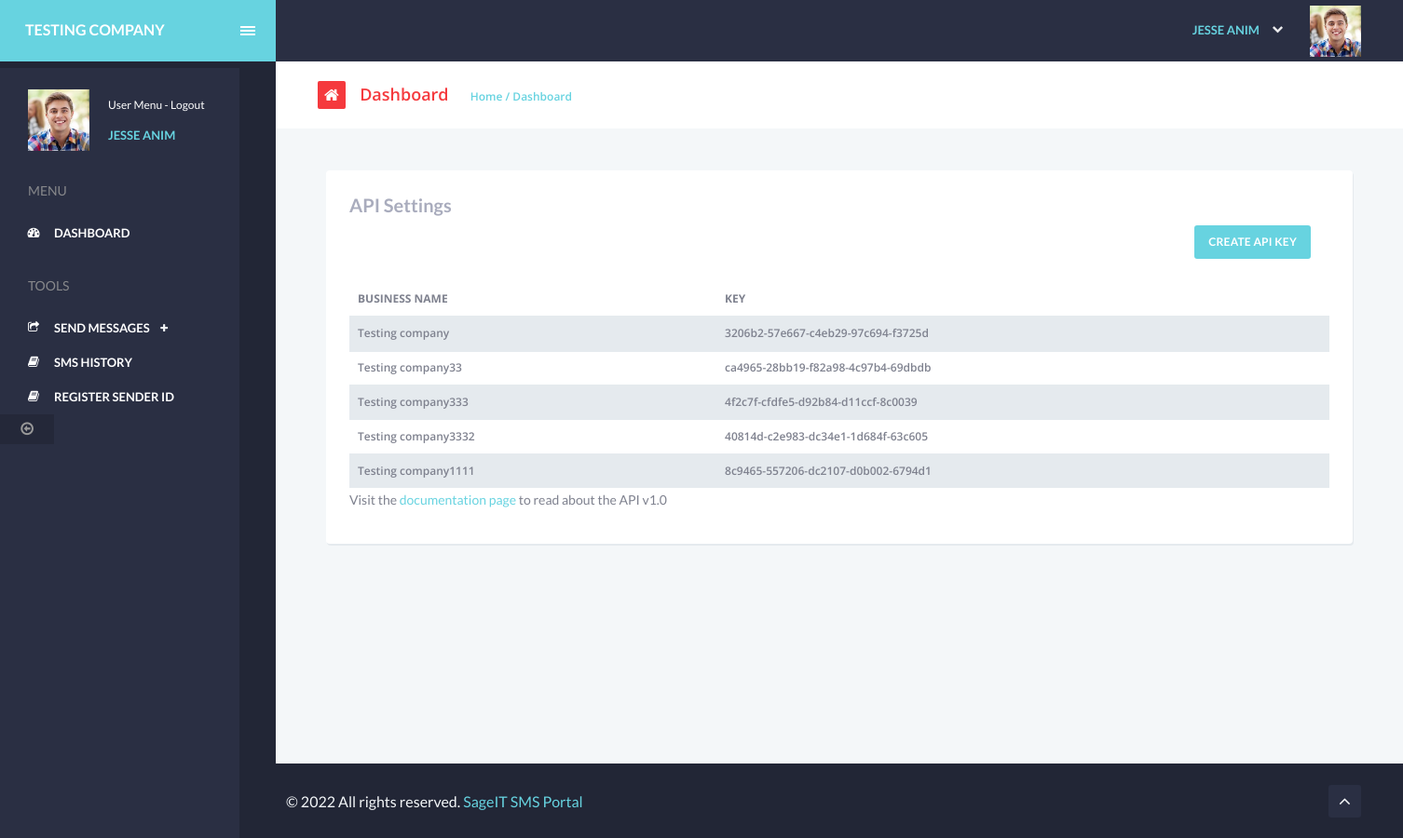
/api-list.php (signed in), run on the app's committed database.
### tables this page shows
CREATE TABLE `clients` (
  `id` int(11) NOT NULL,
  `apikey` varchar(255) NOT NULL,
  `fullname` text NOT NULL,
  `email` varchar(255) NOT NULL,
  `business_name` varchar(255) NOT NULL,
  `phonenumber` varchar(255) NOT NULL,
  `password` varchar(255) NOT NULL,
  `sms_credits` int(11) NOT NULL DEFAULT 0,
  `date` timestamp NOT NULL DEFAULT current_timestamp() ON UPDATE current_timestamp()
);

### helpers/functions.php (called while the page is built, shortened)
<?php
    function fetchAPIKey($con){
        $query = "SELECT apikey FROM clients WHERE id = :id";
        $statement = $con->prepare($query);
        $statement->execute(
            array(
                ":id" => $_SESSION['sage_it_sms_id'],
            )
        );
        $result = $statement->fetch();
        return $result['apikey'];
    }
?>

### api-list.php (the view, shortened to what this page needs)
<?php
    require_once 'helpers/functions.php';
    $query = "SELECT * FROM clients WHERE id = :id";
    $statement = $con->prepare($query);
    $statement->execute(
        array(
            ":id" => $_SESSION['sage_it_sms_id']
        )
    );
    $result = $statement->fetch();
?>
<section id="content" class="table-layout animated fadeIn">
    <div class="chute chute-center">
        <div class="col-md-12">
            <div class="panel panel-visible" id="spy3">
                <div class="panel-heading">
                    <div class="panel-title hidden-xs">
                        API Settings
                    </div>
                     <div class="panel-footer text-right">
                        <a href="api_create.php" class="btn btn-primary ph15 mr5" type="button">CREATE API KEY</a>
                    </div>
                </div>
                <div class="panel-body pn">
                    <div class="table-responsive">
                        <table class="table table-striped table-hover" id="datatable3" cellspacing="0" width="100%">
                            <thead>
                                <tr>
                                    <th class="va-m sorting_desc">Business Name</th>
                                    <th class="va-m">Key</th>
                                </tr>
                            </thead>
                            <tbody>
                                <tr>
                                    <td><?= $result['business_name']?></td>
                                    <td><?=fetchAPIKey($con);?></td>
                                </tr>
                            </tbody>
                            <tbody>
                                <tr>
                                    <?php
                                        $fetch_business_query = "SELECT * FROM api_created WHERE creator_id = :id";
                                        $fetch_business_statement = $con->prepare($fetch_business_query);
                                        $fetch_business_statement->execute(
                                            array(
                                                ":id" => $_SESSION['sage_it_sms_id']
                                            )
                                        );
                                        $fetch_business_statement_count = $fetch_business_statement->rowCount();
                                        if($fetch_business_statement_count > 0){
                                            $fetch_business_statement_result = $fetch_business_statement->fetchAll(PDO::FETCH_ASSOC);
                                            foreach($fetch_business_statement_result as $fetcher){
                                                $other_query = "SELECT * FROM clients WHERE id = :id";
                                                $other_statement = $con->prepare($other_query);
                                                $other_statement->execute(
                                                    array(
                                                        ":id" => $fetcher['created_id']
                                                    )
                                                );
                                                $other_result_count = $other_statement->rowCount();
                                                if($other_result_count > 0){
                                                    $other_result = $other_statement->fetchAll(PDO::FETCH_ASSOC);
                                                    foreach($other_result as $o_result){?>
                                                        <tr>
                                                            <td><?= $o_result['business_name'];?></td>
                                                            <td><?= $o_result['apikey'];?></td>
                                                        </tr>
                                                    <?php
                                                    }
                                                }
                                            ?>
                                        <?php
                                            }
                                        }
                                    ?>
                                </tr>
                            </tbody>
                        </table>
                        <p>Visit the <a href="api-documentation/documentation.php"> documentation page </a> to read about the API v1.0</p>
                    </div>
                </div>
            </div>
        </div>
    </div>
</section>
<?php
    require_once 'partials/footer.php';
?>

### data on the page
clients: business_name "Testing company", apikey "3206b2-57e667-c4eb29-97c694-f3725d"
clients: business_name "Testing company33", apikey "ca4965-28bb19-f82a98-4c97b4-69dbdb"
clients: business_name "Testing company333", apikey "4f2c7f-cfdfe5-d92b84-d11ccf-8c0039"
clients: business_name "Testing company3332", apikey "40814d-c2e983-dc34e1-1d684f-63c605"
clients: business_name "Testing company1111", apikey "8c9465-557206-dc2107-d0b002-6794d1"

### other printed values
$_SESSION['sage_it_business_name'] "TESTING COMPANY"
$_SESSION['sage_it_sms_name'] "JESSE ANIM"
